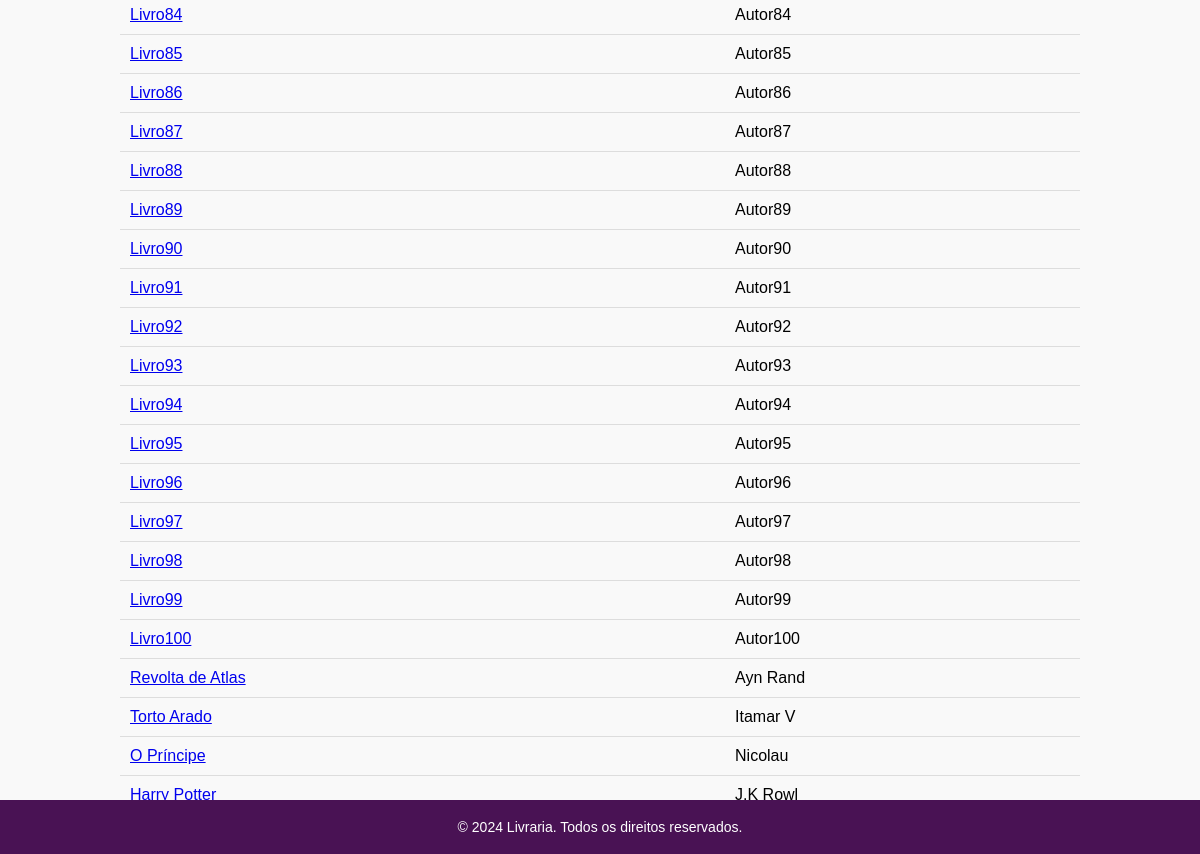
Page /catalogo.php (lower part) on the earlier database version.
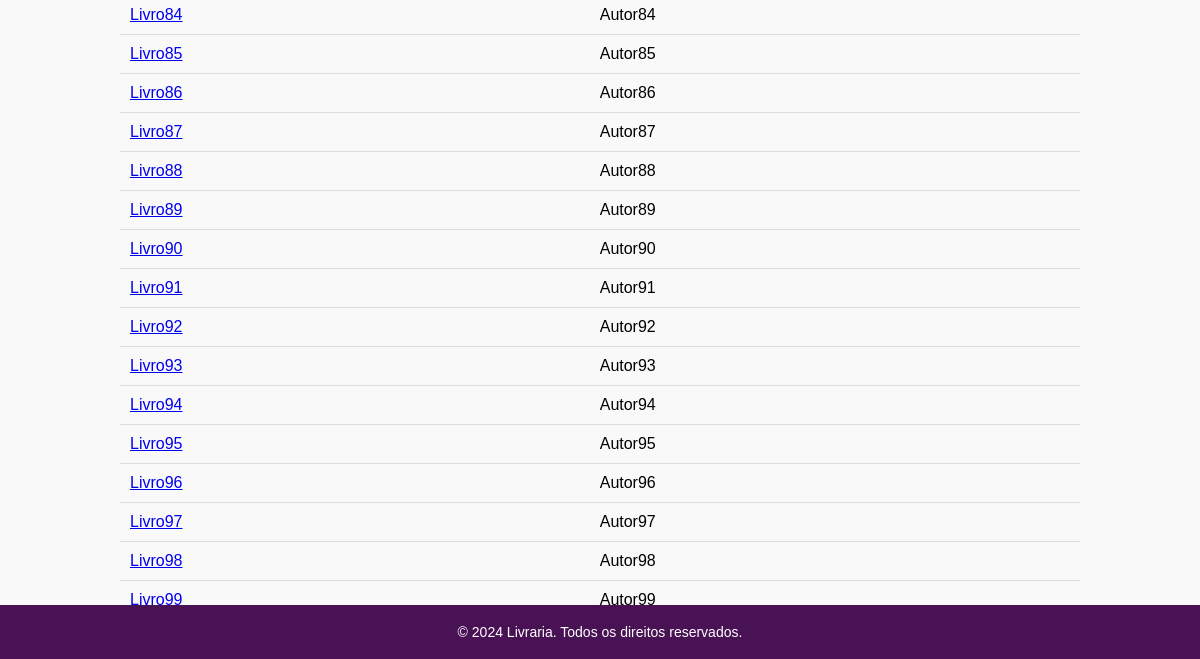
Same page on the later database version.
### tables this page shows
CREATE TABLE `livros` (
  `id` int NOT NULL,
  `capa` varchar(18) DEFAULT NULL,
  `titulo` varchar(8) DEFAULT NULL,
  `autor` varchar(8) DEFAULT NULL,
  `isbn` bigint DEFAULT NULL,
  `descricao` varchar(12) DEFAULT NULL,
  `data_pub` varchar(10) DEFAULT NULL,
  `genero` varchar(7) DEFAULT NULL
);

### catalogo.php (the view, shortened to what this page needs)
<?php
include 'connection.php';
$sql = "SELECT * FROM livros";
$result = $conn->query($sql);
?>
<!DOCTYPE html>
<html lang="en">
<head>
    <link rel="stylesheet" href="style_catalogo.css">
</head>
<body>
    <main>
        <?php
        if ($result->num_rows > 0) {
            echo "<table>";
            while($row = $result->fetch_assoc()) {
                echo "<tr><td><a href='modelo_livro.php?id=" . $row["id"] . "'>" . $row["titulo"] . "</a></td><td>" . $row["autor"] . "</td></tr>";
            }
            echo "</table>";
        } else {
            echo "<p>Nenhum livro disponível.</p>";
        }
        ?>
    </main>
    <footer>
        <p>&copy; 2024 Livraria. Todos os direitos reservados.</p>
    </footer>
</body>
</html>

### style_catalogo.css (style rules this page uses)
body { font-family: Arial, sans-serif; background-color: #f9f9f9; margin: 0; padding: 0; }
table { width: 80%; margin: 0 auto; border-collapse: collapse; margin-top: 20px; }
footer { background-color: #491254; color: #fff; text-align: center; padding: 5px 0; position: fixed; bottom: 0; width: 100%; font-size: 14px; }

Differences in the rows shown:
no longer on this page (row unchanged): livros: titulo "Livro100", autor "Autor100"
removed livros: titulo "Revolta de Atlas", autor "Ayn Rand"
removed livros: titulo "Torto Arado", autor "Itamar V"
removed livros: titulo "O Príncipe", autor "Nicolau"
removed livros: titulo "Harry Potter", autor "J.K Rowl"
